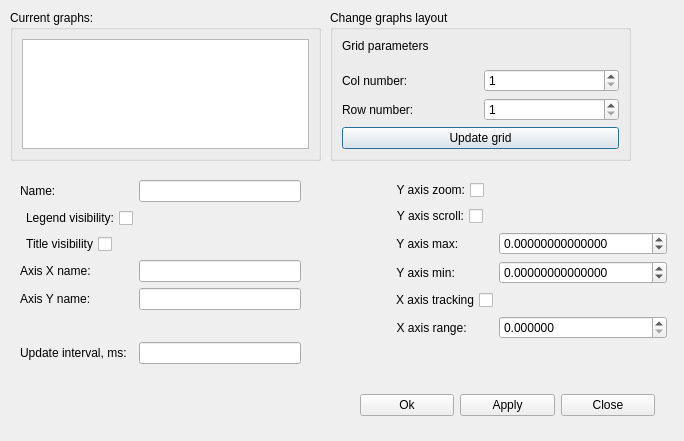
<?xml version="1.0" encoding="UTF-8"?>
<ui version="4.0">
 <class>UWatchChartOption</class>
 <widget class="QDialog" name="UWatchChartOption">
  <property name="geometry">
   <rect>
    <x>0</x>
    <y>0</y>
    <width>684</width>
    <height>441</height>
   </rect>
  </property>
  <property name="windowTitle">
   <string>Dialog</string>
  </property>
  <widget class="QGroupBox" name="chartsLayotGroupBox">
   <property name="geometry">
    <rect>
     <x>330</x>
     <y>10</y>
     <width>301</width>
     <height>151</height>
    </rect>
   </property>
   <property name="title">
    <string>Change graphs layout</string>
   </property>
   <layout class="QVBoxLayout" name="verticalLayout">
    <item>
     <widget class="QLabel" name="label_10">
      <property name="text">
       <string>Grid parameters</string>
      </property>
     </widget>
    </item>
    <item>
     <spacer name="verticalSpacer">
      <property name="orientation">
       <enum>Qt::Vertical</enum>
      </property>
      <property name="sizeHint" stdset="0">
       <size>
        <width>258</width>
        <height>18</height>
       </size>
      </property>
     </spacer>
    </item>
    <item>
     <layout class="QHBoxLayout" name="horizontalLayout_2">
      <item>
       <widget class="QLabel" name="label_2">
        <property name="text">
         <string>Col number:</string>
        </property>
       </widget>
      </item>
      <item>
       <widget class="QSpinBox" name="chartColNumber_spin">
        <property name="enabled">
         <bool>true</bool>
        </property>
        <property name="minimum">
         <number>1</number>
        </property>
        <property name="maximum">
         <number>20</number>
        </property>
       </widget>
      </item>
     </layout>
    </item>
    <item>
     <layout class="QHBoxLayout" name="horizontalLayout_3">
      <item>
       <widget class="QLabel" name="label_3">
        <property name="text">
         <string>Row number:</string>
        </property>
       </widget>
      </item>
      <item>
       <widget class="QSpinBox" name="chartRowNumber_spin">
        <property name="enabled">
         <bool>true</bool>
        </property>
        <property name="minimum">
         <number>1</number>
        </property>
        <property name="maximum">
         <number>20</number>
        </property>
       </widget>
      </item>
     </layout>
    </item>
    <item>
     <widget class="QPushButton" name="createLayot_button">
      <property name="text">
       <string>Update grid</string>
      </property>
     </widget>
    </item>
   </layout>
  </widget>
  <widget class="QGroupBox" name="groupBox_5">
   <property name="geometry">
    <rect>
     <x>10</x>
     <y>10</y>
     <width>311</width>
     <height>151</height>
    </rect>
   </property>
   <property name="title">
    <string>Current graphs:</string>
   </property>
   <layout class="QVBoxLayout" name="verticalLayout_2">
    <item>
     <widget class="QListWidget" name="allChartsList"/>
    </item>
   </layout>
  </widget>
  <widget class="QWidget" name="horizontalLayoutWidget">
   <property name="geometry">
    <rect>
     <x>360</x>
     <y>390</y>
     <width>295</width>
     <height>30</height>
    </rect>
   </property>
   <layout class="QHBoxLayout" name="horizontalLayout">
    <item>
     <widget class="QPushButton" name="okButton">
      <property name="text">
       <string>Ok</string>
      </property>
     </widget>
    </item>
    <item>
     <widget class="QPushButton" name="applyButton">
      <property name="text">
       <string>Apply</string>
      </property>
     </widget>
    </item>
    <item>
     <widget class="QPushButton" name="closeButoon">
      <property name="text">
       <string>Close</string>
      </property>
     </widget>
    </item>
   </layout>
  </widget>
  <widget class="QWidget" name="formLayoutWidget">
   <property name="geometry">
    <rect>
     <x>20</x>
     <y>180</y>
     <width>281</width>
     <height>184</height>
    </rect>
   </property>
   <layout class="QFormLayout" name="formLayout">
    <item row="0" column="0">
     <widget class="QLabel" name="label">
      <property name="text">
       <string>Name:</string>
      </property>
     </widget>
    </item>
    <item row="0" column="1">
     <widget class="QLineEdit" name="graphNameEditor"/>
    </item>
    <item row="1" column="0">
     <widget class="QCheckBox" name="legendVisibilitSB">
      <property name="layoutDirection">
       <enum>Qt::RightToLeft</enum>
      </property>
      <property name="text">
       <string>Legend visibility:</string>
      </property>
     </widget>
    </item>
    <item row="2" column="0">
     <widget class="QCheckBox" name="tittleVisibilityCB">
      <property name="layoutDirection">
       <enum>Qt::RightToLeft</enum>
      </property>
      <property name="text">
       <string>Title visibility</string>
      </property>
     </widget>
    </item>
    <item row="3" column="0">
     <widget class="QLabel" name="label_4">
      <property name="text">
       <string>Axis X name:</string>
      </property>
     </widget>
    </item>
    <item row="3" column="1">
     <widget class="QLineEdit" name="axisXNameEditor"/>
    </item>
    <item row="4" column="0">
     <widget class="QLabel" name="label_5">
      <property name="text">
       <string>Axis Y name:</string>
      </property>
     </widget>
    </item>
    <item row="4" column="1">
     <widget class="QLineEdit" name="axisYNameEditor"/>
    </item>
    <item row="6" column="1">
     <widget class="QLineEdit" name="updateIntervalMs"/>
    </item>
    <item row="6" column="0">
     <widget class="QLabel" name="label_9">
      <property name="text">
       <string>Update interval, ms:</string>
      </property>
     </widget>
    </item>
    <item row="5" column="0">
     <spacer name="verticalSpacer_2">
      <property name="orientation">
       <enum>Qt::Vertical</enum>
      </property>
      <property name="sizeHint" stdset="0">
       <size>
        <width>20</width>
        <height>40</height>
       </size>
      </property>
     </spacer>
    </item>
   </layout>
  </widget>
  <widget class="QWidget" name="formLayoutWidget_2">
   <property name="geometry">
    <rect>
     <x>390</x>
     <y>180</y>
     <width>277</width>
     <height>179</height>
    </rect>
   </property>
   <layout class="QFormLayout" name="formLayout_2">
    <item row="0" column="0">
     <widget class="QCheckBox" name="axisYzoomCB">
      <property name="layoutDirection">
       <enum>Qt::RightToLeft</enum>
      </property>
      <property name="text">
       <string>Y axis zoom:</string>
      </property>
      <property name="tristate">
       <bool>false</bool>
      </property>
     </widget>
    </item>
    <item row="2" column="0">
     <widget class="QLabel" name="label_6">
      <property name="text">
       <string>  Y axis max:</string>
      </property>
     </widget>
    </item>
    <item row="3" column="0">
     <widget class="QLabel" name="label_7">
      <property name="text">
       <string>  Y axis min:</string>
      </property>
     </widget>
    </item>
    <item row="5" column="0">
     <widget class="QLabel" name="label_8">
      <property name="text">
       <string>  X axis range:</string>
      </property>
     </widget>
    </item>
    <item row="4" column="0">
     <widget class="QCheckBox" name="axisXtrackCB">
      <property name="layoutDirection">
       <enum>Qt::RightToLeft</enum>
      </property>
      <property name="text">
       <string>X axis tracking</string>
      </property>
     </widget>
    </item>
    <item row="1" column="0">
     <widget class="QCheckBox" name="axisYscrollCB">
      <property name="layoutDirection">
       <enum>Qt::RightToLeft</enum>
      </property>
      <property name="text">
       <string>Y axis scroll:</string>
      </property>
     </widget>
    </item>
    <item row="5" column="1">
     <widget class="QDoubleSpinBox" name="axisXrangeSB">
      <property name="decimals">
       <number>6</number>
      </property>
      <property name="maximum">
       <double>99999999999.000000000000000</double>
      </property>
     </widget>
    </item>
    <item row="2" column="1">
     <widget class="QDoubleSpinBox" name="axisYmaxSB">
      <property name="decimals">
       <number>14</number>
      </property>
      <property name="minimum">
       <double>-99999999999.000000000000000</double>
      </property>
      <property name="maximum">
       <double>99999999999.000000000000000</double>
      </property>
     </widget>
    </item>
    <item row="3" column="1">
     <widget class="QDoubleSpinBox" name="axisYminSB">
      <property name="decimals">
       <number>14</number>
      </property>
      <property name="minimum">
       <double>-99999999999.000000000000000</double>
      </property>
      <property name="maximum">
       <double>99999999999.000000000000000</double>
      </property>
     </widget>
    </item>
   </layout>
  </widget>
 </widget>
 <resources/>
 <connections/>
</ui>
